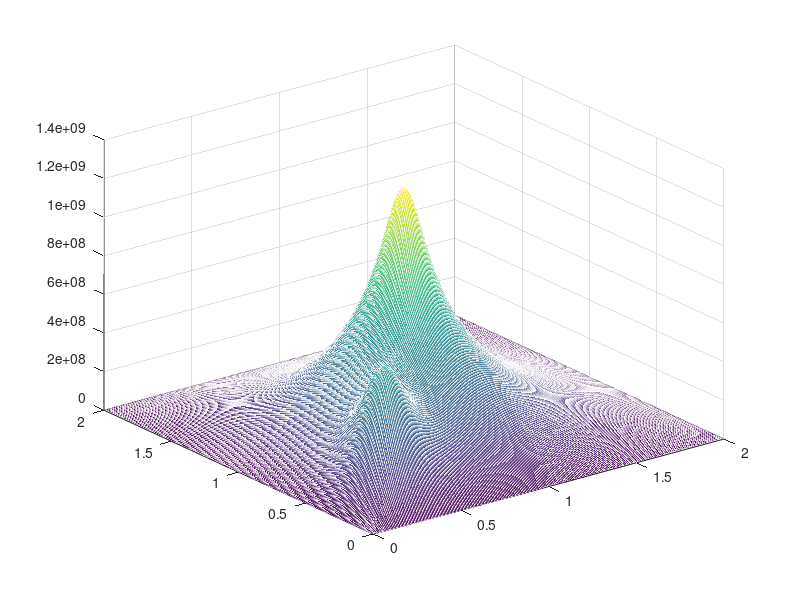
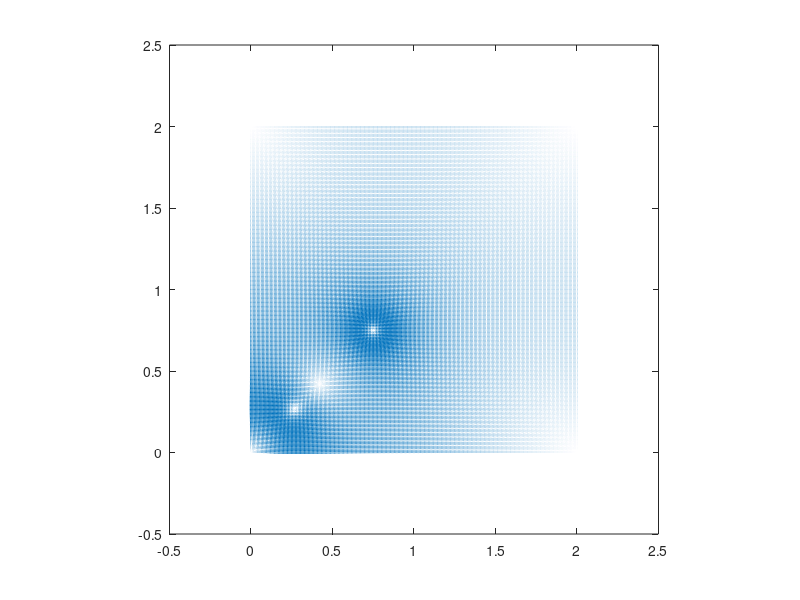
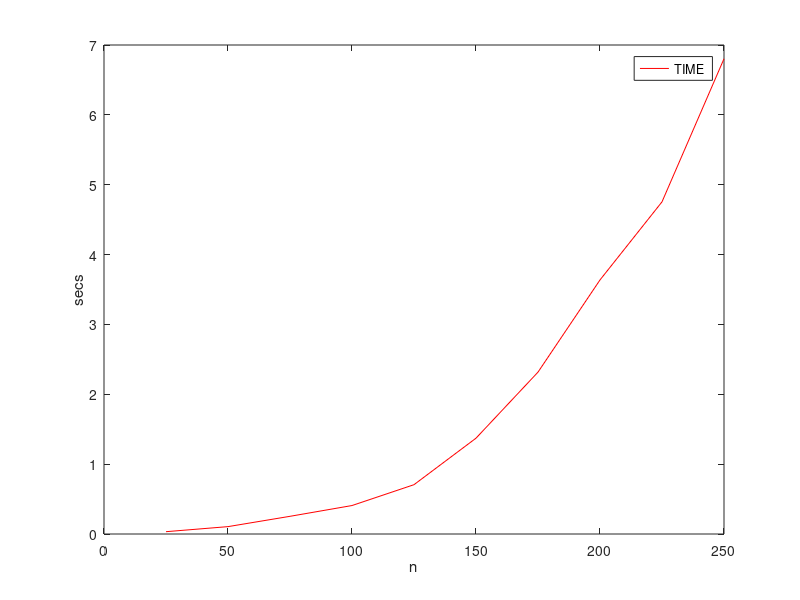

These figures' MATLAB source, in order:
clear all; close all; clc;

g = @(x,y) 0*x + 0*y; % bordo
e = 1.128823459953265e-11;
f = @(x,y) (exp(-120*((x-.25).^2+(y-.25).^2)) + ...
		   2*exp(-200*((x-.75).^2+(y-.75).^2)))    /e ;

xa = 0; xb = 2; ya = 0; yb = 2;

NX = 25:25:250;
NY = NX;

HX = (xb-xa)./NX; HY = (yb-ya)./NY; 
TIME = zeros(length(NX),1);

for n = 1:length(NX)
	
	nx = NX(n); ny = NY(n);
	hx = HX(n); hy = HY(n);

	nx1 = nx+1; ny1 = ny+1;
	N = nx1*ny1;

	bordo = [(1:nx1)' ; (nx1:nx1:N-nx)' ; (1:nx1:N)' ; (N-nx:N)'];
	bordo = (unique(bordo))';
	interno = setdiff(1:N,bordo);

	t1 = cputime;
	
	% matrice A
	al = -1/(hy^2);
	be = -1/(hx^2);
	ga = (-2*al-2*be);
	e = ones(N,1);
	A = spdiags([al*e, be*e, ga*e, be*e, al*e], ...
		[-nx1,-1,0,1,nx1],N,N);

	% Il blocco seguente sostituisce il ciclo
	%		for i = bordo, A(i,:) = 0;A(i,i) = 1; end
	% con griglie 300x300 si notano performance 12.8 -> 4.6 sec avg
	A(1,2) = 0; A(1,nx1+1) = 0;
	A(N,N-1) = 0; A(N,N-nx1) = 0;
	for i = bordo(2:(nx*2+ny*2)-1) % (nx*2+ny*2)= length(bordo)
		if i<=nx1
			A(i,i-1) = 0; A(i,i+1) = 0; A(i,i+nx1) = 0;
		elseif i>=N-nx
			A(i,i-1) = 0; A(i,i+1) = 0; A(i,i-nx1)=0;
		else
			A(i,i+1)=0; A(i,i+nx1)=0; A(i,i-1)=0; A(i,i-nx1)=0;
		end
		A(i,i) = 1; 
	end

	% porto le coordinate da due dimensioni a una
	x = linspace(xa,xb,nx1); y = linspace(ya,yb,ny1);
	xy = zeros(N,2);
	for i = 1:nx1
		for j = 1:ny1
			k = nx1*(j-1)+i;
			xy(k,1) = x(i);
			xy(k,2) = y(j);
		end
	end
	
	b = zeros(N,1);
	b(interno) = f(xy(interno,1),xy(interno,2));
	b(bordo) = g(xy(bordo,1),xy(bordo,2));

	u = A\b;
	
	t2 = cputime;
	TIME(n)=t2-t1;
	fprintf('NX = %d, CPU time=%1.30f\n', nx, TIME(n));
	
	u2 = reshape(u,nx1,ny1); u2 = u2';
end

figure('name','Potenziale elettrostatico'), mesh(x,y,u2);

figure('name','Campo elettrostatico');
[E1,E2] = gradient(-u2,hx,hy); quiver(x,y,E1,E2), axis square;

figure('name','Benchmarks'), plot(NX,TIME,'r'), legend('TIME');
xlabel('n'), ylabel('secs');